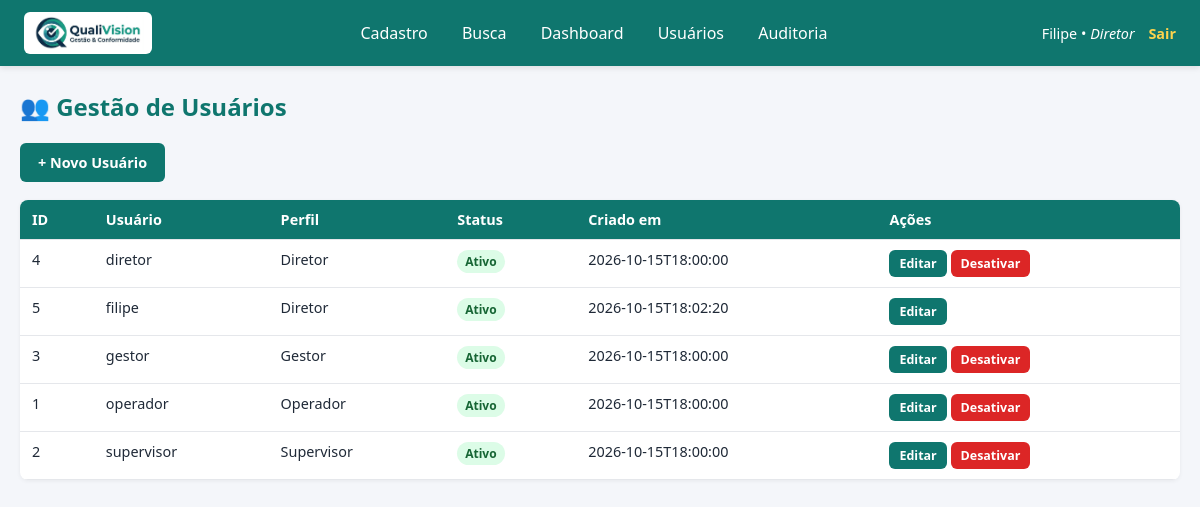
The page /usuarios (signed in) on the database its author committed.
### tables this page shows
CREATE TABLE usuarios (
        id INTEGER PRIMARY KEY AUTOINCREMENT,
        username TEXT UNIQUE NOT NULL,
        senha_hash TEXT NOT NULL,
        perfil TEXT NOT NULL,
        ativo INTEGER DEFAULT 1,
        criado_em TEXT
    );

### app.py (the view)
@app.route('/usuarios')
@requer_permissao('usuarios')
def usuarios_lista():
    rows = get_db().execute(
        "SELECT * FROM usuarios ORDER BY username"
    ).fetchall()
    return render_template('usuarios.html', usuarios=rows)

### app.py (called while the page is built)
def get_db():
    if 'db' not in g:
        g.db = sqlite3.connect(DB_PATH)
        g.db.row_factory = sqlite3.Row
    return g.db

def requer_permissao(tela):
    def decorator(f):
        @wraps(f)
        def wrapper(*args, **kwargs):
            if 'usuario' not in session:
                return redirect(url_for('login'))
            perfil = session.get('perfil')
            if tela not in PERMISSOES.get(perfil, set()):
                log_audit('ACESSO_NEGADO', 'rota', None,
                          f'Tentativa de acesso à tela "{tela}"')
                flash(f'Acesso negado: perfil "{perfil}" não tem permissão '
                      f'para a tela "{tela}".', 'erro')
                return redirect(url_for('index'))
            return f(*args, **kwargs)
        return wrapper
    return decorator

@app.context_processor
def inject_globals():
    perfil = session.get('perfil')
    return {
        'permissoes': PERMISSOES.get(perfil, set()),
        'setores': SETORES,
        'tipos': TIPOS,
        'perfis_disponiveis': PERFIS,
    }

### templates/usuarios.html
{% extends 'base.html' %}
{% block content %}
<h2>👥 Gestão de Usuários</h2>
<div class="toolbar">
  <a href="{{ url_for('usuario_novo') }}" class="btn">+ Novo Usuário</a>
</div>
<table>
  <thead>
    <tr>
      <th>ID</th><th>Usuário</th><th>Perfil</th><th>Status</th>
      <th>Criado em</th><th>Ações</th>
    </tr>
  </thead>
  <tbody>
    {% for u in usuarios %}
      <tr>
        <td>{{ u.id }}</td>
        <td>{{ u.username }}</td>
        <td>{{ u.perfil }}</td>
        <td>
          {% if u.ativo %}
            <span class="badge badge-ok">Ativo</span>
          {% else %}
            <span class="badge badge-off">Inativo</span>
          {% endif %}
        </td>
        <td>{{ u.criado_em }}</td>
        <td class="acoes-cell">
          <a class="btn btn-mini"
             href="{{ url_for('usuario_editar', uid=u.id) }}">Editar</a>
          {% if u.id != session.usuario_id %}
            <form method="post"
                  action="{{ url_for('usuario_toggle', uid=u.id) }}"
                  onsubmit="return confirm('Confirma alterar o status deste usuário?');">
              <button type="submit"
                      class="btn btn-mini {% if u.ativo %}btn-warn{% else %}btn-sec{% endif %}">
                {% if u.ativo %}Desativar{% else %}Ativar{% endif %}
              </button>
            </form>
          {% endif %}
        </td>
      </tr>
    {% endfor %}
  </tbody>
</table>
{% endblock %}

### templates/base.html (shortened to what this page needs)
<!DOCTYPE html>
<html lang="pt-BR">
<head>
</head>
<body>
{% if session.usuario %}
<header>
  <div class="brand">
    <img src="{{ url_for('static', filename='img/logo.jpeg') }}"
         alt="Logo da Empresa" class="logo-header">
  </div>
  <nav>
    {% if 'cadastro'  in permissoes %}<a href="{{ url_for('cadastro') }}">Cadastro</a>{% endif %}
    {% if 'busca'     in permissoes %}<a href="{{ url_for('busca') }}">Busca</a>{% endif %}
    {% if 'dashboard' in permissoes %}<a href="{{ url_for('dashboard') }}">Dashboard</a>{% endif %}
    {% if 'usuarios'  in permissoes %}<a href="{{ url_for('usuarios_lista') }}">Usuários</a>{% endif %}
    {% if 'auditoria' in permissoes %}<a href="{{ url_for('auditoria_lista') }}">Auditoria</a>{% endif %}
  </nav>
  <div class="user">
    {{ session.usuario|capitalize }} • <em>{{ session.perfil }}</em>
    <a href="{{ url_for('logout') }}">Sair</a>
  </div>
</header>
{% endif %}
<main>
  {% block content %}{% endblock %}
</main>
</body>
</html>

### templates/base.html (style rules this page uses)
* { box-sizing: border-box; font-family: 'Segoe UI', Roboto, sans-serif; }
body { margin:0; background:#f4f6fa; color:#1f2937; }
header { background:#0f766e; color:#fff; padding:12px 24px; display:flex; align-items:center; justify-content:space-between; box-shadow:0 2px 6px rgba(0,0,0,.1); flex-wrap:wrap; gap:10px; }
.brand { display: flex; align-items: center; gap: 12px; font-weight: 700; font-size: 1.15rem; }
.brand .logo-header { height: 42px; width: auto; max-width: 180px; object-fit: contain; background: #fff; padding: 4px 8px; border-radius: 6px; }
nav a { color:#fff; text-decoration:none; margin-right:6px; padding:6px 12px; border-radius:6px; transition:.2s; display:inline-block; }
.user { font-size:.9rem; }
.user a { color:#fcd34d; text-decoration:none; margin-left:10px; font-weight:600; }
main { max-width:1200px; margin:24px auto; padding:0 20px; }
h2 { color:#0f766e; margin-top:0; }
button, .btn { background:#0f766e; color:#fff; border:none; padding:10px 18px; border-radius:6px; cursor:pointer; font-size:.9rem; font-weight:600; text-decoration:none; display:inline-block; }
.btn-warn { background:#dc2626; }
.btn-mini { padding:5px 10px; font-size:.78rem; }
table { width:100%; border-collapse:collapse; background:#fff; border-radius:8px; overflow:hidden; box-shadow:0 1px 4px rgba(0,0,0,.06); }
th, td { padding:10px 12px; text-align:left; border-bottom:1px solid #e5e7eb; font-size:.9rem; vertical-align:top; }
th { background:#0f766e; color:#fff; }
.toolbar { display:flex; gap:10px; flex-wrap:wrap; margin:12px 0 18px; align-items:center; }
.badge { display:inline-block; padding:3px 8px; border-radius:12px; font-size:.75rem; font-weight:600; }
.badge-ok { background:#dcfce7; color:#166534; }
.acoes-cell { white-space:nowrap; }
.acoes-cell form { display:inline; }

### rows shown on the page
usuarios: usuario "Filipe", id "5", username "filipe", perfil "Diretor", ativo "Ativo", criado_em "2026-10-15T18:02:20"
usuarios: id "4", username "diretor", perfil "Diretor", ativo "Ativo", criado_em "2026-10-15T18:00:00"
usuarios: id "3", username "gestor", perfil "Gestor", ativo "Ativo", criado_em "2026-10-15T18:00:00"
usuarios: id "1", username "operador", perfil "Operador", ativo "Ativo", criado_em "2026-10-15T18:00:00"
usuarios: id "2", username "supervisor", perfil "Supervisor", ativo "Ativo", criado_em "2026-10-15T18:00:00"

### other values the page prints
{{ session.perfil }} "Diretor"
